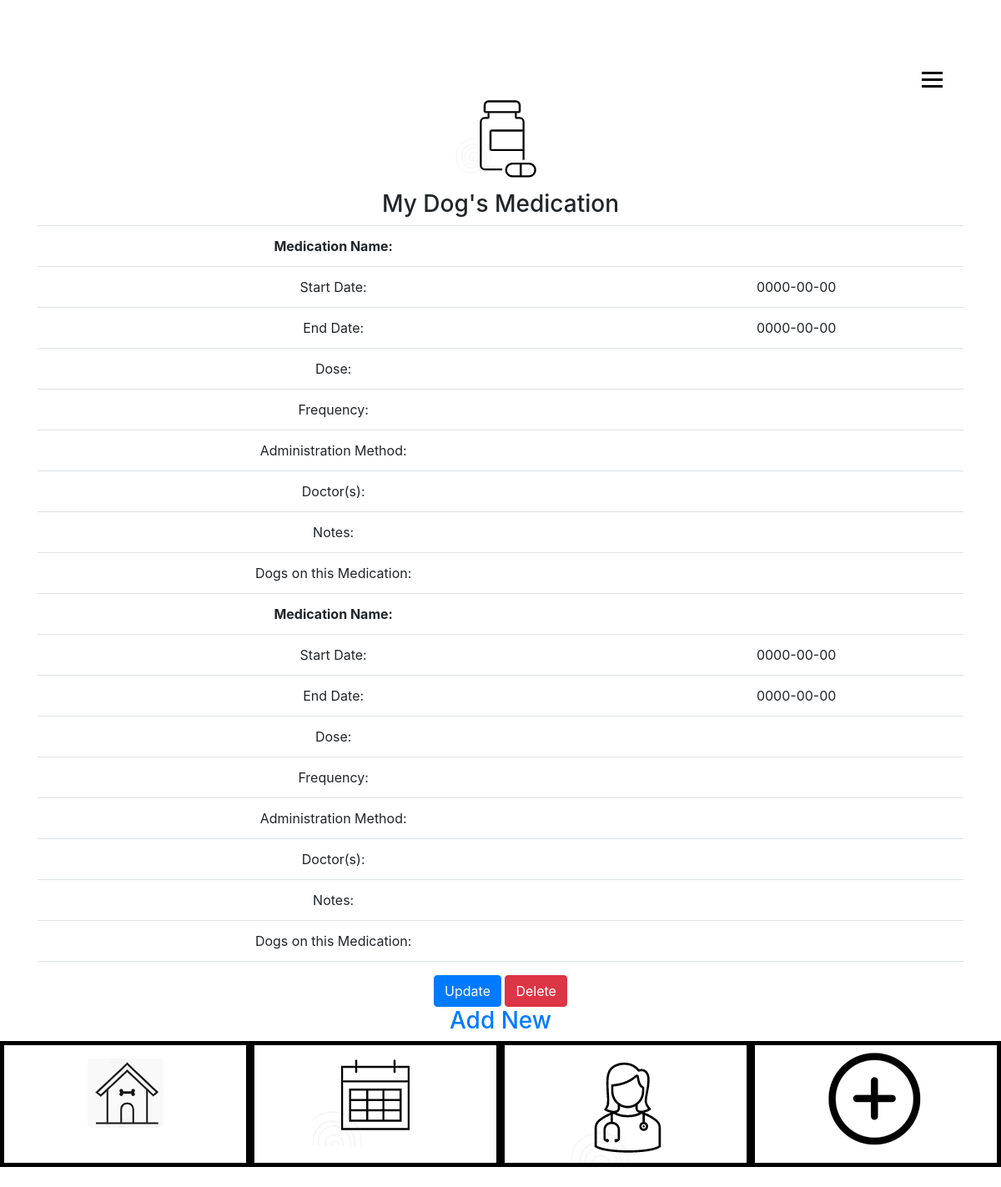
The page /medication-create.php on the database its author committed.
### tables this page shows
CREATE TABLE `tbl_medication` (
  `MedicationId` int(15) NOT NULL,
  `fldmedicationName` varchar(50) NOT NULL,
  `fldmedicationStartDate` date NOT NULL,
  `fldmedicationEndDate` date NOT NULL,
  `fldmedicationDose` varchar(50) NOT NULL,
  `fldmedicationFrequency` varchar(50) NOT NULL,
  `fldmedicationMethod` varchar(50) NOT NULL,
  `fldmedicationDoctor` varchar(50) NOT NULL,
  `fldmedicationNotes` varchar(150) NOT NULL,
  `fldmedicationDog` varchar(50) NOT NULL
);

### medication-read.php (the view, shortened to what this page needs)
<?php
include 'db.php';
  $sql = "select * from tbl_medication";
  $result = $conn->query($sql);
  while($row = $result->fetch_assoc()) {
    echo "<td><b> Medication Name:</td>";
    echo "<td>" . $row['fldmedicationName'] . "</td>";
    echo "<td> Start Date:</td>";
    echo "<td>" . $row['fldmedicationStartDate'] . "</td>";
    echo "<td> End Date:</td>";
    echo "<td>" . $row['fldmedicationEndDate'] . "</td>";
    echo "<td> Dose:</td>";
    echo "<td>" . $row['fldmedicationDose'] . "</td>";
    echo "<td> Frequency:</td>";
    echo "<td>" . $row['fldmedicationFrequency'] . "</td>";
    echo "<td> Administration Method:</td>";
    echo "<td>" . $row['fldmedicationMethod'] . "</td>";
    echo "<td> Doctor(s):</td>";
    echo "<td>" . $row['fldmedicationDoctor'] . "</td>";
    echo "<td> Notes:</td>";
    echo "<td>" . $row['fldmedicationNotes'] . "</td>";
    echo "<td>Dogs on this Medication: </td>";
    echo "<td>" . $row['fldmedicationDog'] . "</td>";
  }
?>

### rows shown on the page
tbl_medication: fldmedicationStartDate "0000-00-00", fldmedicationEndDate "0000-00-00"
tbl_medication: fldmedicationStartDate "0000-00-00", fldmedicationEndDate "0000-00-00"
